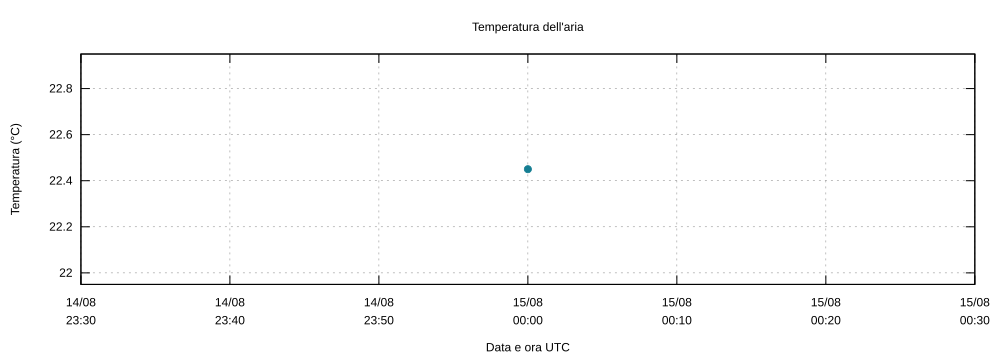

Write the gnuplot code that produced this figure.
set encoding utf8
set terminal svg size 1000,360 dynamic noenhanced
set output 'temperature-2.svg'
set title "Temperatura dell'aria"
set xlabel 'Data e ora UTC'
set ylabel 'Temperatura (°C)'
set xdata time
set timefmt '%s'
set format x "%d/%m\n%H:%M"
set grid
unset key
set xrange [1281828600:1281832200]
set yrange [21.949990000000014:22.949990000000014]
plot 'temperature-2.dat' using 1:2 with points pointtype 7 pointsize 0.8 linecolor rgb '#147d92'
